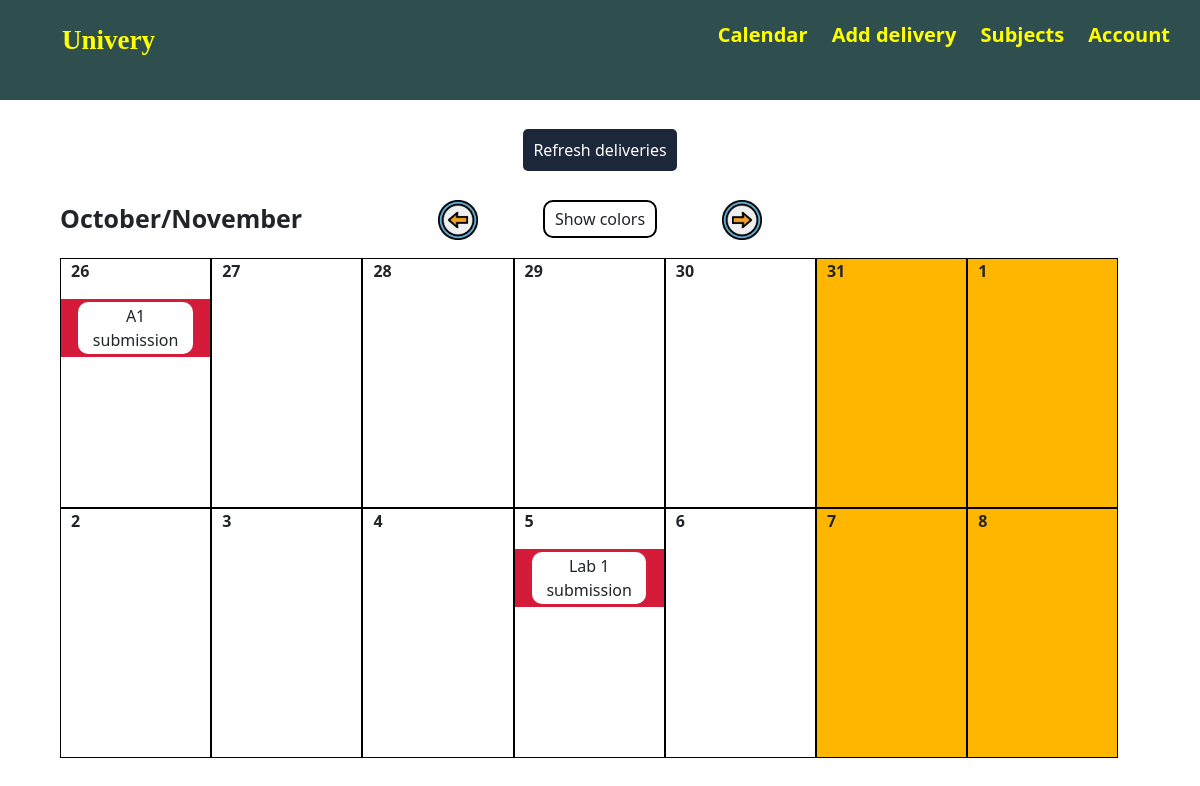
Before: /calendar/2 (signed in) with the older database file.
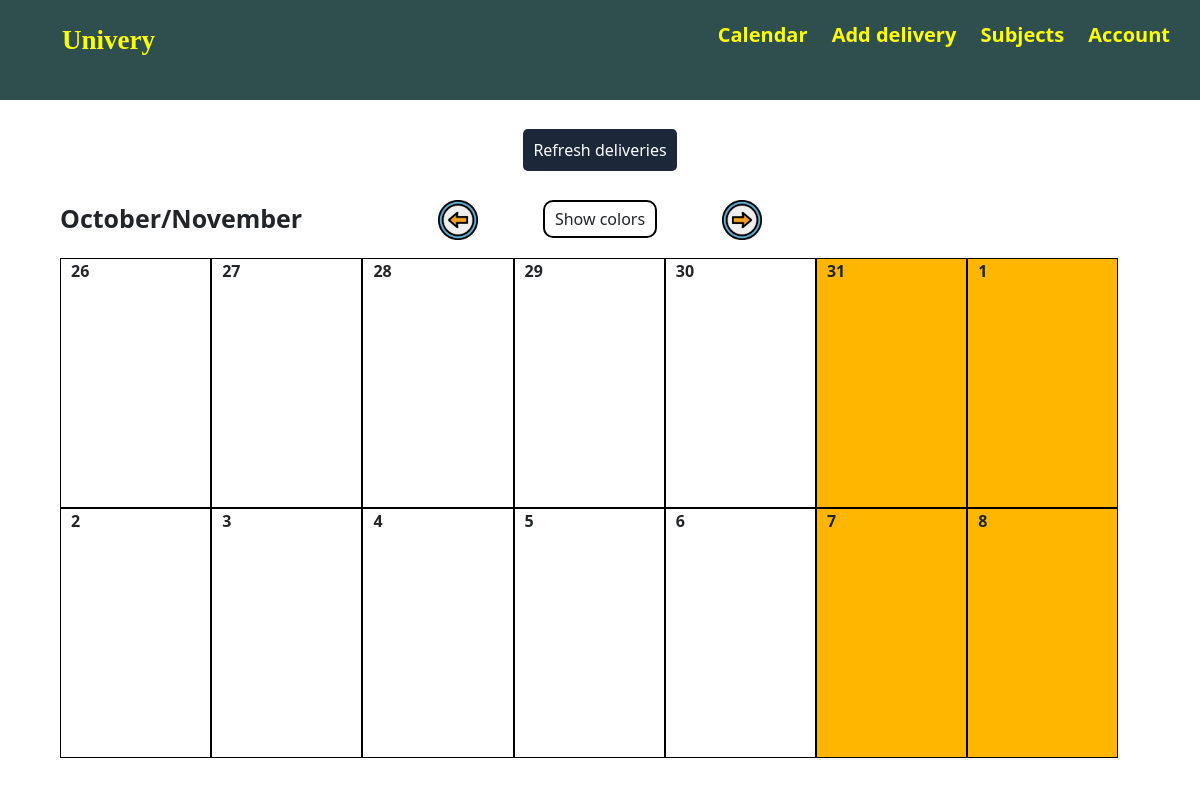
After: the same page with the newer database file.
### app/models.py (models this page shows, shortened)
class Delivery(db.Model):
    id = db.Column(db.Integer, primary_key=True)
    name = db.Column(db.String(50), nullable=False)
    description = db.Column(db.String(400))
    toDate = db.Column(db.DateTime, nullable=True)
    toDateStr = db.Column(db.String(20), nullable=True)
    url = db.Column(db.String(300), nullable=True)
    user_id = db.Column(db.Integer, db.ForeignKey('user.id'), nullable=False)
    subject_id = db.Column(db.Integer, db.ForeignKey('subject.id'), nullable=False)
    isDone = db.Column(db.Boolean, nullable=False, default=False)
    isEliminated = db.Column(db.Boolean, nullable=False, default=False)

### app/deliveries/routes.py (the view)
@deliveries.route("/calendar/<int:n>")
@deliveries.route("/calendar")
@login_required
def calendar(n=0):
    days, month = get_days(14, n)
    return render_template('delivery/calendar.html', title="Calendar",
        days=days, month=month, view=n)

### app/main/utils.py (called while the page is built)
def day_color(today, iday):
    if iday == today:
        return '#d6ceba'    # Color for today
    elif iday.weekday() > 4:
        return '#ffb600'    # Color for weekend
    elif iday < today:
        return '#000'       # Color for past
    else:
        return '#fff'       # Color for future

### app/models.py (called while the page is built)
@login_manager.user_loader
def load_user(user_id):
    return User.query.get(int(user_id))

### app/templates/delivery/calendar.html
{% extends "home.html" %}
{% block deliveries %}
<div class="calendar">
    <p class="month-name">{{month}}</p>
    <div class="colors-calendar">
        {% if view > 0 %}
        <a style="float: left;" href="{{url_for('deliveries.calendar', n=view-1)}}">
            <img width="40px" height="40px" src="/static/web_pics/prev.png" alt=""></a>
        {% endif %}
        <a style="float: right;" href="{{url_for('deliveries.calendar', n=view+1)}}">
            <img width="40px" height="40px" src="/static/web_pics/next.png" alt=""></a>
        <p class="colors-calendar-content" id="colors-btn">Show colors</p>
    </div>
    {% for day in days %}
    <div class="day" style="background-color: {{day['color']}};">
        <p class="day-corner">{{day['day']}}</p>
        {% for delivery, subject in day['deliveries'] %}
        <div class="day-element" onclick="openPopup([
                    '{{delivery.name}}',
                    '{{delivery.description}}',
                    '{{delivery.toDate}}',
                    '{{delivery.url}}',
                    'Done',
                    '{{subject.name}}',
                    '{{subject.id}}',
                    '{{delivery.id}}'
                    ], '{{request.endpoint}}')" style="
                        background-color: {{subject.color}};
                        border:3px solid {{subject.color}};">
            <p class="day-element-name">{{delivery.name}}</p>
        </div>
        {% endfor %}
    </div>
    {% endfor %}
</div>
{% endblock deliveries %}

Changed rows visible on the page:
removed Delivery: name "A1 submission", shown under "26"
removed Delivery: name "Lab 1 submission", shown under "5"
